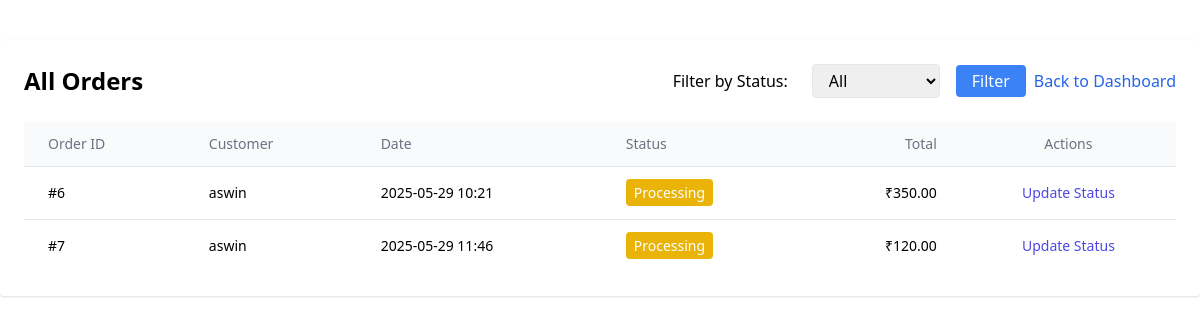
Page /adminn/orders/ (signed in) on the earlier database version.
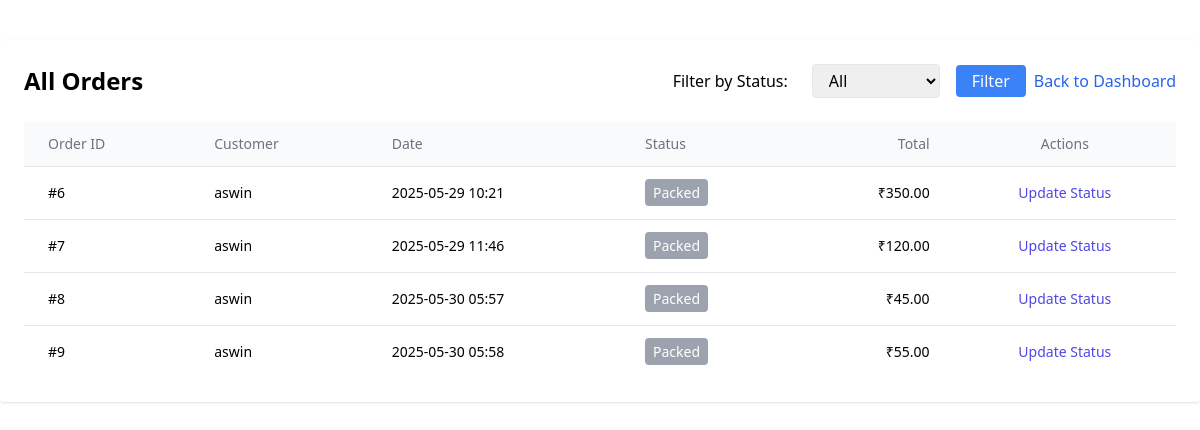
Same page on the later database version.
### app/models.py (models this page shows, shortened)
class Order(models.Model):
    customer = models.ForeignKey(Customer, on_delete=models.CASCADE)
    created_at = models.DateTimeField(auto_now_add=True)
    status = models.CharField(
        max_length=50,
        choices=OrderStatus.choices,
        default=OrderStatus.PROCESSING
    )
    def get_total_price(self):
        return sum(item.get_total_price() for item in self.items.all())

class Customer(models.Model):
    cust_name=models.CharField(max_length=255)
    cust_phone=models.IntegerField()
    cust_email=models.EmailField(max_length=255,unique=True)
    cust_username=models.CharField(max_length=255)
    cust_password=models.TextField(max_length=255)

class OrderItem(models.Model):
    order = models.ForeignKey(Order, on_delete=models.CASCADE, related_name='items')
    product = models.ForeignKey(Product, on_delete=models.CASCADE)
    quantity = models.PositiveIntegerField(default=1)
    price_at_order = models.DecimalField(max_digits=10, decimal_places=2)
    def get_total_price(self):
        return self.quantity * self.price_at_order

### app/views.py (the view)
# urls.py: path('adminn/orders/', views.view_orders, name='view_orders'),
@login_required(login_url='admin_login')
def view_orders(request):
    status_filter = request.GET.get('status')
    if status_filter in OrderStatus.values:
        orders = Order.objects.filter(status=status_filter)
    else:
        orders = Order.objects.all()
    return render(request, 'admin/view_orders.html', {
        'orders': orders,
        'status_choices': OrderStatus.choices,
        'selected_status': status_filter,
    })

### templates/admin/view_orders.html (shortened to what this page needs)
<!DOCTYPE html>
<html lang="en">
<head>
    <script src="https://cdn.tailwindcss.com"></script>
</head>
<body>
    <div class="max-w-7xl mx-auto my-10 bg-white shadow rounded p-6">
        <div class="flex items-center justify-between mb-6">
            <h1 class="text-2xl font-bold ">All Orders</h1>
            <div class="flex items-center gap-2">
                <form method="get" class="flex items-center  space-x-4">
                    <label for="status" class="mr-2 font-medium">Filter by Status:</label>
                    <select name="status" id="status" class="border rounded px-3 py-1">
                        <option value="">All</option>
                    </select>
                    <button type="submit" class="ml-2 bg-blue-500 text-white px-4 py-1 rounded hover:bg-blue-600">Filter</button>
                </form>
                <a href="{% url 'admin_dashboard' %}" class="text-blue-600 hover:underline">Back to Dashboard</a>
            </div>
        </div>
        {% if orders %}
        <table class="min-w-full divide-y divide-gray-200 text-sm">
            <thead class="bg-gray-50">
                <tr>
                    <th class="px-6 py-3 text-left font-medium text-gray-500">Order ID</th>
                    <th class="px-6 py-3 text-left font-medium text-gray-500">Customer</th>
                    <th class="px-6 py-3 text-left font-medium text-gray-500">Date</th>
                    <th class="px-6 py-3 text-left font-medium text-gray-500">Status</th>
                    <th class="px-6 py-3 text-right font-medium text-gray-500">Total</th>
                    <th class="px-6 py-3 text-center font-medium text-gray-500">Actions</th>
                </tr>
            </thead>
            <tbody class="divide-y divide-gray-200 bg-white">
                {% for order in orders %}
                <tr>
                    <td class="px-6 py-4">#{{ order.id }}</td>
                    <td class="px-6 py-4">{{ order.customer.cust_username }}</td>
                    <td class="px-6 py-4">{{ order.created_at|date:"Y-m-d H:i" }}</td>
                    <td class="px-6 py-4">
                        <span class="px-2 py-1 rounded text-white
                            {% if order.status == 'Processing' %}bg-yellow-500
                            {% elif order.status == 'Shipped' %}bg-blue-500
                            {% elif order.status == 'Delivered' %}bg-green-600
                            {% elif order.status == 'Cancelled' %}bg-red-600
                            {% else %}bg-gray-400
                            {% endif %}">
                            {{ order.get_status_display }}
                        </span>
                    </td>
                    <td class="px-6 py-4 text-right">₹{{ order.get_total_price }}</td>
                    <td class="px-6 py-4 text-center space-x-2">
                        <a href="{% url 'update_order_status' order.id %}" class="text-indigo-600 hover:underline">Update Status</a>
                    </td>
                </tr>
                {% endfor %}
            </tbody>
        </table>
        {% else %}
        <p class="text-gray-600">No orders found.</p>
        {% endif %}
    </div>
</body>
</html>

Differences in the rows shown:
changed Order id 6: status "Processing" → "Packed"
changed Order id 7: status "Processing" → "Packed"
added Order: id "8", customer.cust_username "aswin", created_at "2025-05-30 05:57", status "Packed", get_total_price "45.00"
added Order: id "9", customer.cust_username "aswin", created_at "2025-05-30 05:58", status "Packed", get_total_price "55.00"
